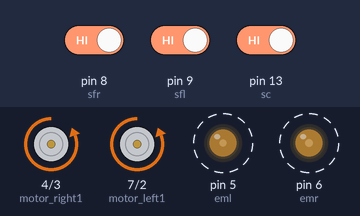
Simulated run of this sketch. Board: Arduino Uno, built with avr-gcc and run on an emulated ATmega328P. Parts: motor-driver pin pairs drawn as motors (green arrow = first pin HIGH = forward, orange = second pin HIGH = backward, longer = more drive), output pins drawn as LEDs (lit = HIGH). Dashed ring = blinking. The inputs (shaded band) are chosen by the test bench; at power-on: pin 8 (sfr) HIGH, pin 9 (sfl) HIGH, pin 13 (sc) HIGH.

Above: at 1.01 s.
1.3 s: pin 8 (sfr) driven LOW
At 2.3 s:
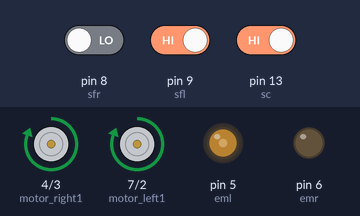
3.1 s: pin 9 (sfl) driven LOW
At 3.7 s:
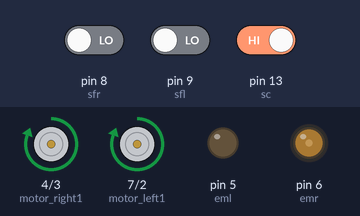
6.1 s: pin 13 (sc) driven LOW
At 7.8 s:
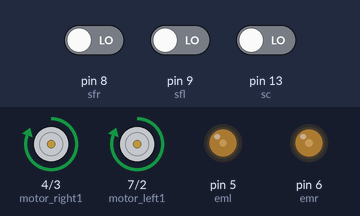
8.1 s: pin 13 (sc) driven HIGH
At 8.35 s:
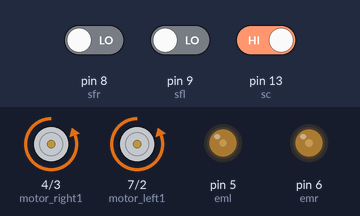
11.1 s: pin 9 (sfl) driven HIGH
At 11.42 s:
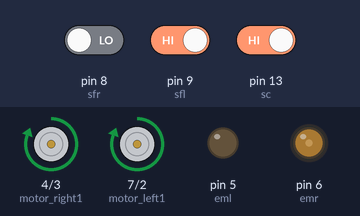
Timing chart, 0 to 14.0 s (numbered marks = the images above; inputs shaded):
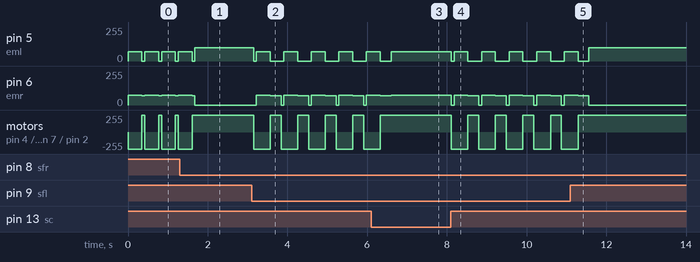

The sketch:

line_following.ino
```cpp
#define dt 70
//Motor Control Pins
#define motor_right1 4
#define motor_right2 3
#define motor_left1 7
#define motor_left2 2
#define emr 6
#define eml 5

//IR Sensors
#define sfr 8
#define sfl 9
#define sc 13

void setup() {
// Motors
pinMode(emr,OUTPUT);
pinMode(motor_right1,OUTPUT);
pinMode(motor_right2,OUTPUT);
pinMode(eml,OUTPUT);
pinMode(motor_left1,OUTPUT);
pinMode(motor_left2,OUTPUT);
// sensors
Serial.begin(9600);
pinMode(sfr,INPUT);
pinMode(sfl,INPUT);
pinMode(sc,INPUT);
// for memory
analogWrite(emr,0);
analogWrite(eml,0);
}

void stop(){
analogWrite(emr,0);
analogWrite(eml,0);
digitalWrite(motor_right1,LOW);
digitalWrite(motor_right2,HIGH);
digitalWrite(motor_left1,LOW);
digitalWrite(motor_left2,HIGH);
delay(dt);
}

void forward() {
analogWrite(emr,75);
analogWrite(eml,70);
digitalWrite(motor_right1,HIGH);
digitalWrite(motor_right2,LOW);
digitalWrite(motor_left1,HIGH);
digitalWrite(motor_left2,LOW);
delay(10);
}

void Right() {
analogWrite(emr,0);
analogWrite(eml,70);
digitalWrite(motor_right1,HIGH);
digitalWrite(motor_right2,LOW);
digitalWrite(motor_left1,HIGH);
digitalWrite(motor_left2,LOW);
delay(dt);
}

void Left() {
analogWrite(emr,70);
analogWrite(eml,0);
digitalWrite(motor_right1,HIGH);
digitalWrite(motor_right2,LOW);
digitalWrite(motor_left1,HIGH);
digitalWrite(motor_left2,LOW);
delay(dt);
}

void backward() {
  analogWrite(emr,75);
analogWrite(eml,70);
digitalWrite(motor_right1,LOW);
digitalWrite(motor_right2,HIGH);
digitalWrite(motor_left1,LOW);
digitalWrite(motor_left2,HIGH);
delay(150);
}

void Right2() {
analogWrite(emr,0);
analogWrite(eml,100);
digitalWrite(motor_right1,HIGH);
digitalWrite(motor_right2,LOW);
digitalWrite(motor_left1,HIGH);
digitalWrite(motor_left2,LOW);
delay(dt);
}

void Left2() {
analogWrite(emr,100);
analogWrite(eml,0);
digitalWrite(motor_right1,HIGH);
digitalWrite(motor_right2,LOW);
digitalWrite(motor_left1,HIGH);
digitalWrite(motor_left2,LOW);
delay(dt);
}


void loop() {
 if(digitalRead(sfr)==LOW && digitalRead(sc)==LOW && digitalRead(sfl)==LOW){
  forward();
 }
  else if(digitalRead(sfr)==HIGH && digitalRead(sc)==LOW && digitalRead(sfl)==LOW){
  Left();
 }
   else if(digitalRead(sfr)==LOW && digitalRead(sc)==LOW && digitalRead(sfl)==HIGH){
  Right();
 }

    else if(digitalRead(sfr)==LOW && digitalRead(sc)==HIGH && digitalRead(sfl)==HIGH){
  Right2();
 }
    else if(digitalRead(sfr)==HIGH && digitalRead(sc)==HIGH && digitalRead(sfl)==LOW){
  Left2();
 }
    else if(digitalRead(sfr)==HIGH && digitalRead(sc)==HIGH && digitalRead(sfl)==HIGH){
  backward();
  delay(200);
  Left();
 }
    else if(digitalRead(sfr)==HIGH && digitalRead(sc)==LOW && digitalRead(sfl)==HIGH){
  forward();
 }

    else if(digitalRead(sfr)==LOW && digitalRead(sc)==HIGH && digitalRead(sfl)==LOW){
      stop();
      backward();
      delay(200);
      Left();
      delay(200);
 }

}
```

Measured:
- after the input at 1.3 s, motor on pin 4 (motor_right1) / pin 3 (motor_right2), motor on pin 7 (motor_left1) / pin 2 (motor_left2): goes on until 1.6 s, then stays forward 255/255
- after the input at 3.1 s, pin 5 (eml): 100/255 → 0/255 after 0.05 s, then repeats every 0.69 s: 70/255 0.35 s, 0/255 0.34 s; pin 6 (emr): 0/255 → 75/255 after 0.12 s, then repeats every 0.69 s: 70/255 0.27 s, 0/255 0.07 s, 75/255 0.35 s
- after the input at 6.1 s, motor on pin 4 (motor_right1) / pin 3 (motor_right2), motor on pin 7 (motor_left1) / pin 2 (motor_left2): goes on until 6.3 s, then stays forward 255/255
- after the input at 8.1 s, pin 5 (eml): 70/255 → 0/255 at once, then repeats every 0.69 s: 70/255 0.35 s, 0/255 0.34 s; pin 6 (emr): 75/255 → 0/255 at once, then repeats every 0.69 s: 75/255 0.35 s, 70/255 0.27 s, 0/255 0.07 s
- after the input at 11.1 s, pin 6 (emr): goes on until 11.6 s, then stays 0/255; motor on pin 4 (motor_right1) / pin 3 (motor_right2), motor on pin 7 (motor_left1) / pin 2 (motor_left2): goes on until 11.3 s, then stays forward 255/255
- by itself, motor on pin 4 (motor_right1) / pin 3 (motor_right2), motor on pin 7 (motor_left1) / pin 2 (motor_left2): alternates forward 255/255 for 0.07 s and backward 255/255 for 0.35 s
